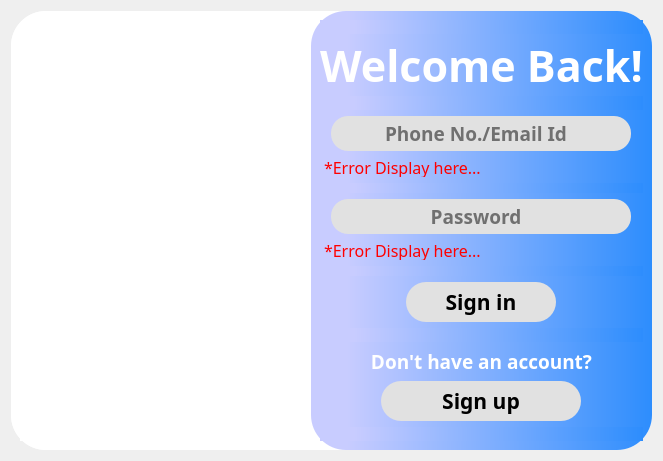
      <widget class="QWidget" name="login_page">
       <layout class="QHBoxLayout" name="horizontalLayout">
        <item>
         <widget class="QFrame" name="login_frame">
          <property name="styleSheet">
           <string notr="true">QFrame {
	background-color: rgb(255, 255, 255);
	border-radius: 35px;
}</string>
          </property>
          <property name="frameShape">
           <enum>QFrame::StyledPanel</enum>
          </property>
          <property name="frameShadow">
           <enum>QFrame::Raised</enum>
          </property>
          <layout class="QHBoxLayout" name="horizontalLayout_2">
           <property name="spacing">
            <number>0</number>
           </property>
           <property name="leftMargin">
            <number>0</number>
           </property>
           <property name="topMargin">
            <number>0</number>
           </property>
           <property name="rightMargin">
            <number>0</number>
           </property>
           <property name="bottomMargin">
            <number>0</number>
           </property>
           <item>
            <widget class="QFrame" name="signin_frame">
             <property name="minimumSize">
              <size>
               <width>300</width>
               <height>0</height>
              </size>
             </property>
             <property name="acceptDrops">
              <bool>false</bool>
             </property>
             <property name="layoutDirection">
              <enum>Qt::LeftToRight</enum>
             </property>
             <property name="frameShape">
              <enum>QFrame::StyledPanel</enum>
             </property>
             <property name="frameShadow">
              <enum>QFrame::Raised</enum>
             </property>
             <layout class="QVBoxLayout" name="verticalLayout_2">
              <property name="spacing">
               <number>6</number>
              </property>
              <property name="topMargin">
               <number>20</number>
              </property>
              <item>
               <widget class="QLabel" name="signin_img">
                <property name="minimumSize">
                 <size>
                  <width>0</width>
                  <height>230</height>
                 </size>
                </property>
                <property name="styleSheet">
                 <string notr="true">QLabel {
	image: url(:/login/login_image.png);
}</string>
                </property>
                <property name="text">
                 <string/>
                </property>
               </widget>
              </item>
              <item>
               <widget class="QLabel" name="signin_spacer_1">
                <property name="maximumSize">
                 <size>
                  <width>16777215</width>
                  <height>30</height>
                 </size>
                </property>
                <property name="text">
                 <string/>
                </property>
               </widget>
              </item>
              <item>
               <widget class="QLabel" name="signin_spacer_2">
                <property name="maximumSize">
                 <size>
                  <width>16777215</width>
                  <height>10</height>
                 </size>
                </property>
                <property name="text">
                 <string/>
                </property>
               </widget>
              </item>
              <item>
               <widget class="QLabel" name="signin_spacer_3">
                <property name="maximumSize">
                 <size>
                  <width>16777215</width>
                  <height>30</height>
                 </size>
                </property>
                <property name="text">
                 <string/>
                </property>
               </widget>
              </item>
              <item>
               <widget class="QLabel" name="signin_down_spacer">
                <property name="maximumSize">
                 <size>
                  <width>16777215</width>
                  <height>50</height>
                 </size>
                </property>
                <property name="text">
                 <string/>
                </property>
               </widget>
              </item>
             </layout>
            </widget>
           </item>
           <item>
            <widget class="QFrame" name="signin_gradient_right">
             <property name="minimumSize">
              <size>
               <width>320</width>
               <height>0</height>
              </size>
             </property>
             <property name="maximumSize">
              <size>
               <width>500</width>
               <height>16777215</height>
              </size>
             </property>
             <property name="layoutDirection">
              <enum>Qt::RightToLeft</enum>
             </property>
             <property name="styleSheet">
              <string notr="true">QFrame {
	background-color: qlineargradient(spread:pad, x1:0, y1:0, x2:1, y2:0, stop:0.106341 rgba(200, 204, 255, 255), stop:1 rgba(45, 141, 253, 255));
	border-radius: 35px;
}</string>
             </property>
             <property name="frameShape">
              <enum>QFrame::StyledPanel</enum>
             </property>
             <property name="frameShadow">
              <enum>QFrame::Raised</enum>
             </property>
             <layout class="QVBoxLayout" name="verticalLayout_5">
              <item>
               <widget class="QLabel" name="label_3">
                <property name="text">
                 <string/>
                </property>
               </widget>
              </item>
              <item>
               <widget class="QLabel" name="welcome_back_lbl">
                <property name="minimumSize">
                 <size>
                  <width>0</width>
                  <height>0</height>
                 </size>
                </property>
                <property name="maximumSize">
                 <size>
                  <width>16777215</width>
                  <height>50</height>
                 </size>
                </property>
                <property name="font">
                 <font>
                  <family>Tw Cen MT</family>
                  <pointsize>32</pointsize>
                  <weight>75</weight>
                  <bold>true</bold>
                 </font>
                </property>
                <property name="styleSheet">
                 <string notr="true">QLabel {
	background-color: rgba(255, 255, 255, 0);
	color: rgb(255, 255, 255);
}</string>
                </property>
                <property name="text">
                 <string>Welcome Back!</string>
                </property>
                <property name="alignment">
                 <set>Qt::AlignCenter</set>
                </property>
               </widget>
              </item>
              <item>
               <widget class="QLabel" name="label_4">
                <property name="text">
                 <string/>
                </property>
               </widget>
              </item>
              <item alignment="Qt::AlignHCenter">
               <widget class="QLineEdit" name="signin_phn_email_input">
                <property name="minimumSize">
                 <size>
                  <width>300</width>
                  <height>35</height>
                 </size>
                </property>
                <property name="maximumSize">
                 <size>
                  <width>350</width>
                  <height>16777215</height>
                 </size>
                </property>
                <property name="font">
                 <font>
                  <family>Tw Cen MT</family>
                  <pointsize>14</pointsize>
                  <weight>75</weight>
                  <bold>true</bold>
                 </font>
                </property>
                <property name="styleSheet">
                 <string notr="true">QLineEdit {
	image: url(:/login/login_input_user.png);
	image-position: left;
	background-color: rgb(225, 225, 225);
	border-radius: 17px;
	padding-left: 10px;
}

QLineEdit:hover {
	border: 2px solid black;
}

QLineEdit:focus {
	border: 2px solid blue;
}</string>
                </property>
                <property name="alignment">
                 <set>Qt::AlignCenter</set>
                </property>
                <property name="placeholderText">
                 <string>Phone No./Email Id</string>
                </property>
               </widget>
              </item>
              <item>
               <widget class="QLabel" name="signin_phn_email_error_lbl">
                <property name="minimumSize">
                 <size>
                  <width>300</width>
                  <height>20</height>
                 </size>
                </property>
                <property name="maximumSize">
                 <size>
                  <width>350</width>
                  <height>20</height>
                 </size>
                </property>
                <property name="font">
                 <font>
                  <family>Tw Cen MT</family>
                  <pointsize>12</pointsize>
                 </font>
                </property>
                <property name="styleSheet">
                 <string notr="true">QLabel {
	padding-left: 10px;
	color: rgb(255, 0, 0);
	background-color: rgba(255, 255, 255, 0);
}</string>
                </property>
                <property name="text">
                 <string>*Error Display here...</string>
                </property>
               </widget>
              </item>
              <item>
               <widget class="QLabel" name="label_5">
                <property name="maximumSize">
                 <size>
                  <width>16777215</width>
                  <height>10</height>
                 </size>
                </property>
                <property name="text">
                 <string/>
                </property>
               </widget>
              </item>
              <item alignment="Qt::AlignHCenter">
               <widget class="QLineEdit" name="signin_passwd_input">
                <property name="minimumSize">
                 <size>
                  <width>300</width>
                  <height>35</height>
                 </size>
                </property>
                <property name="maximumSize">
                 <size>
                  <width>350</width>
                  <height>16777215</height>
                 </size>
                </property>
                <property name="font">
                 <font>
                  <family>Tw Cen MT</family>
                  <pointsize>14</pointsize>
                  <weight>75</weight>
                  <bold>true</bold>
                 </font>
                </property>
                <property name="styleSheet">
                 <string notr="true">QLineEdit {
	image: url(:/login/login_input_password.png);
	image-position: left;
	background-color: rgb(225, 225, 225);
	border-radius: 17px;
	padding-left: 10px;
}

QLineEdit:hover {
	border: 2px solid black;
}

QLineEdit:focus {
	border: 2px solid blue;
}</string>
                </property>
                <property name="echoMode">
                 <enum>QLineEdit::Password</enum>
                </property>
                <property name="alignment">
                 <set>Qt::AlignCenter</set>
                </property>
                <property name="placeholderText">
                 <string>Password</string>
                </property>
               </widget>
              </item>
              <item>
               <widget class="QLabel" name="signin_pass_error_lbl">
                <property name="minimumSize">
                 <size>
                  <width>300</width>
                  <height>20</height>
                 </size>
                </property>
                <property name="maximumSize">
                 <size>
                  <width>350</width>
                  <height>20</height>
                 </size>
                </property>
                <property name="font">
                 <font>
                  <family>Tw Cen MT</family>
                  <pointsize>12</pointsize>
                 </font>
                </property>
                <property name="styleSheet">
                 <string notr="true">QLabel {
	padding-left: 10px;
	color: rgb(255, 0, 0);
	background-color: rgba(255, 255, 255, 0);
}</string>
                </property>
                <property name="text">
                 <string>*Error Display here...</string>
                </property>
               </widget>
              </item>
              <item>
               <widget class="QLabel" name="label_6">
                <property name="maximumSize">
                 <size>
                  <width>16777215</width>
                  <height>10</height>
                 </size>
                </property>
                <property name="text">
                 <string/>
                </property>
               </widget>
              </item>
              <item alignment="Qt::AlignHCenter">
               <widget class="QPushButton" name="signin_btn">
                <property name="minimumSize">
                 <size>
                  <width>150</width>
                  <height>40</height>
                 </size>
                </property>
                <property name="maximumSize">
                 <size>
                  <width>300</width>
                  <height>16777215</height>
                 </size>
                </property>
                <property name="font">
                 <font>
                  <family>Tw Cen MT</family>
                  <pointsize>16</pointsize>
                  <weight>75</weight>
                  <bold>true</bold>
                 </font>
                </property>
                <property name="styleSheet">
                 <string notr="true">QPushButton {
	background-color: rgb(225, 225, 225);
	border-radius: 20px;
}

QPushButton:hover {
	background-color: rgb(235, 235, 235);
	border: 2px solid black;
}

QPushButton:pressed {
	color: blue;
	background-color: rgb(215, 215, 215);
	border: 2px solid blue;
}</string>
                </property>
                <property name="text">
                 <string>Sign in</string>
                </property>
               </widget>
              </item>
              <item>
               <widget class="QLabel" name="label_2">
                <property name="text">
                 <string/>
                </property>
               </widget>
              </item>
              <item>
               <widget class="QLabel" name="dont_have_account_lbl">
                <property name="minimumSize">
                 <size>
                  <width>0</width>
                  <height>20</height>
                 </size>
                </property>
                <property name="maximumSize">
                 <size>
                  <width>16777215</width>
                  <height>30</height>
                 </size>
                </property>
                <property name="font">
                 <font>
                  <family>Tw Cen MT</family>
                  <pointsize>14</pointsize>
                  <weight>75</weight>
                  <bold>true</bold>
                 </font>
                </property>
                <property name="styleSheet">
                 <string notr="true">QLabel{
	color: rgb(255, 255, 255);
	background-color: rgba(255, 255, 255, 0);
}</string>
                </property>
                <property name="text">
                 <string>Don't have an account?</string>
                </property>
                <property name="alignment">
                 <set>Qt::AlignCenter</set>
                </property>
               </widget>
              </item>
              <item alignment="Qt::AlignHCenter">
               <widget class="QPushButton" name="gr_signup_btn">
                <property name="minimumSize">
                 <size>
                  <width>200</width>
                  <height>40</height>
                 </size>
                </property>
                <property name="maximumSize">
                 <size>
                  <width>300</width>
                  <height>16777215</height>
                 </size>
                </property>
                <property name="font">
                 <font>
                  <family>Tw Cen MT</family>
                  <pointsize>16</pointsize>
                  <weight>75</weight>
                  <bold>true</bold>
                 </font>
                </property>
                <property name="styleSheet">
                 <string notr="true">QPushButton {
	background-color: rgb(225, 225, 225);
	border-radius: 20px;
}

QPushButton:hover {
	background-color: rgb(235, 235, 235);
	border: 2px solid black;
}

QPushButton:pressed {
	color: blue;
	background-color: rgb(215, 215, 215);
	border: 2px solid blue;
}</string>
                </property>
                <property name="text">
                 <string>Sign up</string>
                </property>
               </widget>
              </item>
              <item>
               <widget class="QLabel" name="label">
                <property name="maximumSize">
                 <size>
                  <width>16777215</width>
                  <height>40</height>
                 </size>
                </property>
                <property name="text">
                 <string/>
                </property>
               </widget>
              </item>
             </layout>
            </widget>
           </item>
          </layout>
         </widget>
        </item>
       </layout>
      </widget>
